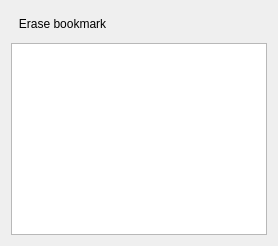
         <widget class="QWidget" name="bookmarkTab">
          <attribute name="icon">
           <iconset resource="Orayta.qrc">
            <normaloff>:/Icons/bookmarks.png</normaloff>:/Icons/bookmarks.png</iconset>
          </attribute>
          <attribute name="title">
           <string>Bookmarks</string>
          </attribute>
          <layout class="QVBoxLayout" name="verticalLayout_3">
           <item>
            <layout class="QHBoxLayout" name="horizontalLayout_5">
             <property name="topMargin">
              <number>0</number>
             </property>
             <item>
              <widget class="QToolButton" name="removeBookmark">
               <property name="toolTip">
                <string>Remove bookmark</string>
               </property>
               <property name="text">
                <string>Erase bookmark</string>
               </property>
               <property name="icon">
                <iconset resource="Orayta.qrc">
                 <normaloff>:/Icons/edit-delete.png</normaloff>:/Icons/edit-delete.png</iconset>
               </property>
               <property name="iconSize">
                <size>
                 <width>19</width>
                 <height>19</height>
                </size>
               </property>
               <property name="checkable">
                <bool>false</bool>
               </property>
               <property name="toolButtonStyle">
                <enum>Qt::ToolButtonIconOnly</enum>
               </property>
               <property name="autoRaise">
                <bool>true</bool>
               </property>
              </widget>
             </item>
             <item>
              <widget class="QToolButton" name="bookmarkUp">
               <property name="toolTip">
                <string>Move bookmark up</string>
               </property>
               <property name="text">
                <string/>
               </property>
               <property name="icon">
                <iconset resource="Orayta.qrc">
                 <normaloff>:/Icons/arrow-up.png</normaloff>:/Icons/arrow-up.png</iconset>
               </property>
               <property name="iconSize">
                <size>
                 <width>19</width>
                 <height>19</height>
                </size>
               </property>
               <property name="checkable">
                <bool>false</bool>
               </property>
               <property name="toolButtonStyle">
                <enum>Qt::ToolButtonIconOnly</enum>
               </property>
               <property name="autoRaise">
                <bool>true</bool>
               </property>
              </widget>
             </item>
             <item>
              <widget class="QToolButton" name="bookmarkDown">
               <property name="toolTip">
                <string>Move bookmark down</string>
               </property>
               <property name="text">
                <string/>
               </property>
               <property name="icon">
                <iconset resource="Orayta.qrc">
                 <normaloff>:/Icons/arrow-down.png</normaloff>:/Icons/arrow-down.png</iconset>
               </property>
               <property name="iconSize">
                <size>
                 <width>19</width>
                 <height>19</height>
                </size>
               </property>
               <property name="checkable">
                <bool>false</bool>
               </property>
               <property name="toolButtonStyle">
                <enum>Qt::ToolButtonIconOnly</enum>
               </property>
               <property name="autoRaise">
                <bool>true</bool>
               </property>
              </widget>
             </item>
             <item>
              <widget class="QToolButton" name="bookmarkEdit">
               <property name="toolTip">
                <string>Edit bookmark's title</string>
               </property>
               <property name="text">
                <string/>
               </property>
               <property name="icon">
                <iconset resource="Orayta.qrc">
                 <normaloff>:/Icons/edit.png</normaloff>:/Icons/edit.png</iconset>
               </property>
               <property name="iconSize">
                <size>
                 <width>19</width>
                 <height>19</height>
                </size>
               </property>
               <property name="checkable">
                <bool>false</bool>
               </property>
               <property name="toolButtonStyle">
                <enum>Qt::ToolButtonIconOnly</enum>
               </property>
               <property name="autoRaise">
                <bool>true</bool>
               </property>
              </widget>
             </item>
             <item>
              <spacer name="horizontalSpacer_3">
               <property name="orientation">
                <enum>Qt::Horizontal</enum>
               </property>
               <property name="sizeHint" stdset="0">
                <size>
                 <width>40</width>
                 <height>20</height>
                </size>
               </property>
              </spacer>
             </item>
            </layout>
           </item>
           <item>
            <widget class="QListWidget" name="bookmarkWidget">
             <property name="contextMenuPolicy">
              <enum>Qt::CustomContextMenu</enum>
             </property>
             <property name="frameShape">
              <enum>QFrame::StyledPanel</enum>
             </property>
             <property name="lineWidth">
              <number>1</number>
             </property>
             <property name="horizontalScrollBarPolicy">
              <enum>Qt::ScrollBarAsNeeded</enum>
             </property>
             <property name="autoScroll">
              <bool>true</bool>
             </property>
             <property name="autoScrollMargin">
              <number>0</number>
             </property>
             <property name="uniformItemSizes">
              <bool>false</bool>
             </property>
             <property name="currentRow">
              <number>-1</number>
             </property>
            </widget>
           </item>
          </layout>
         </widget>
